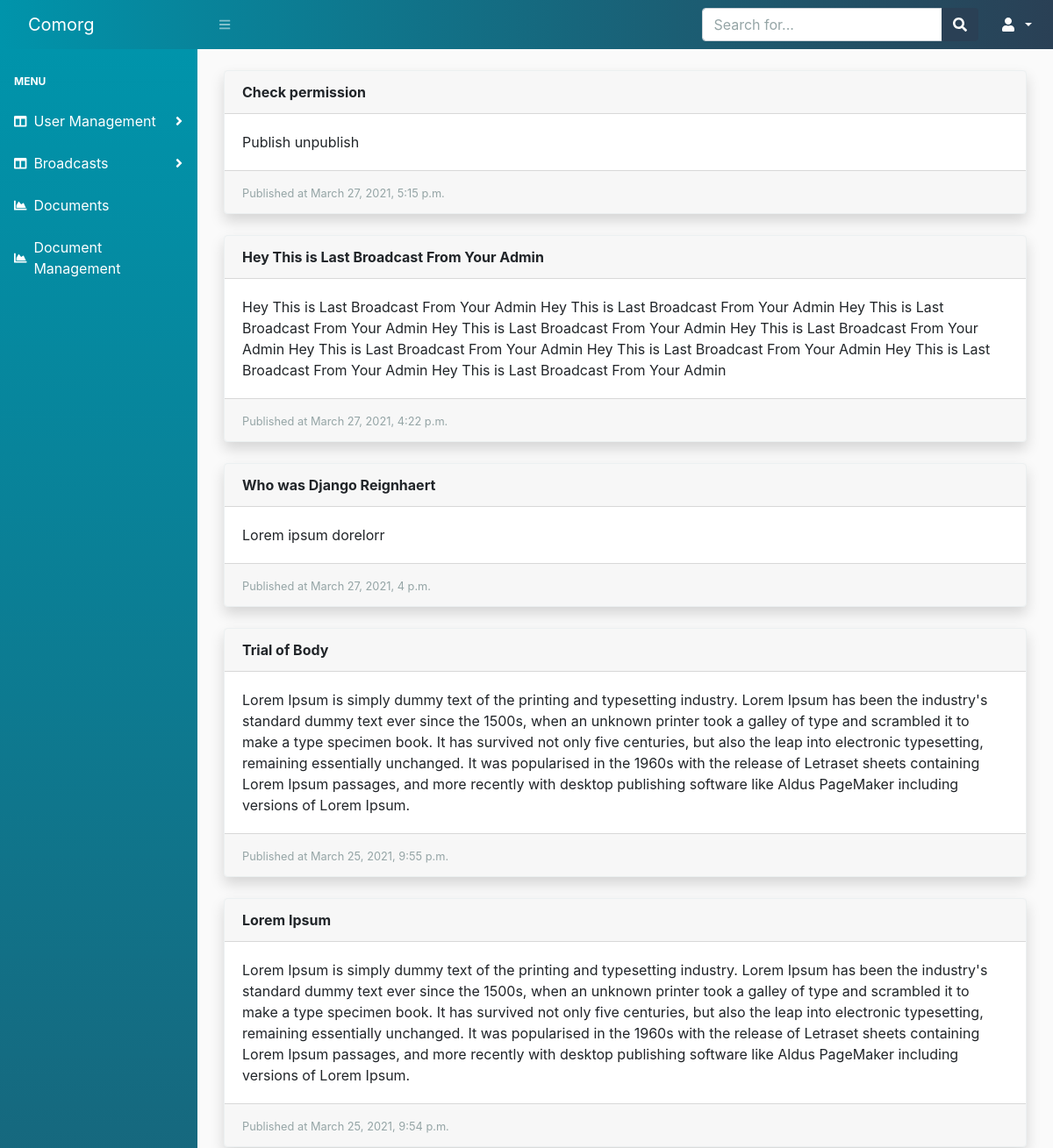
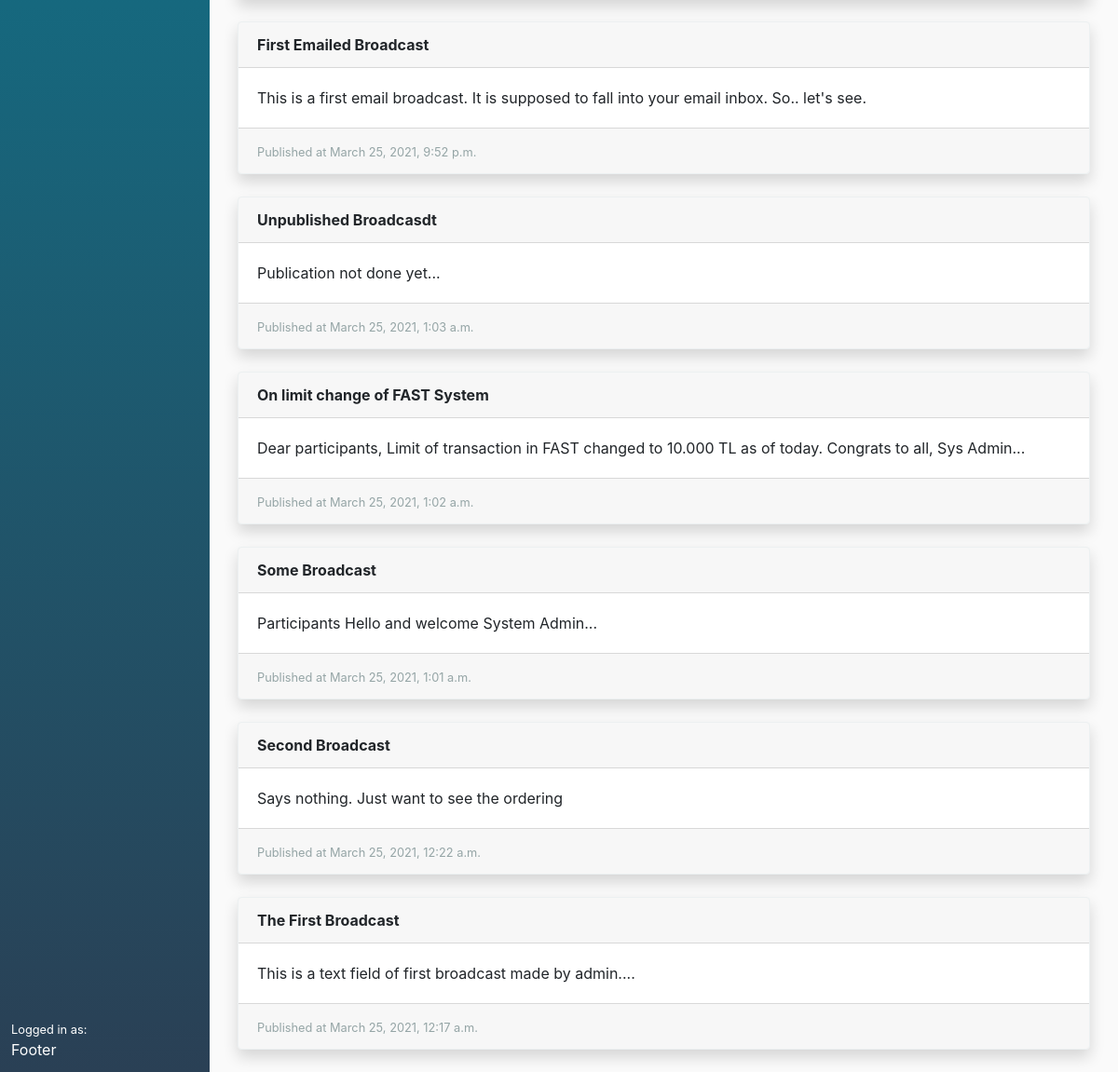
The app's page /communications/, older data (2 pictures, top to bottom).
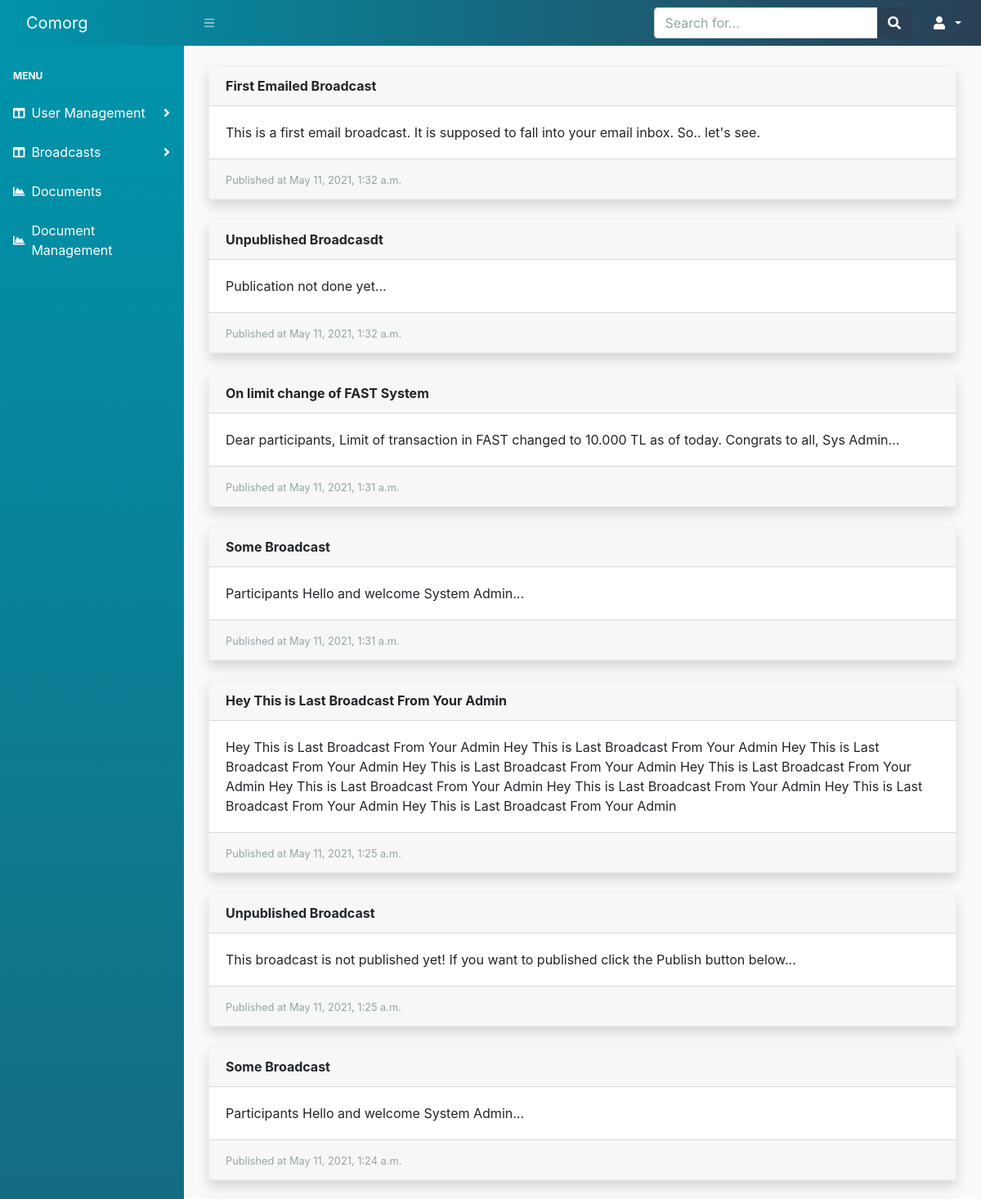
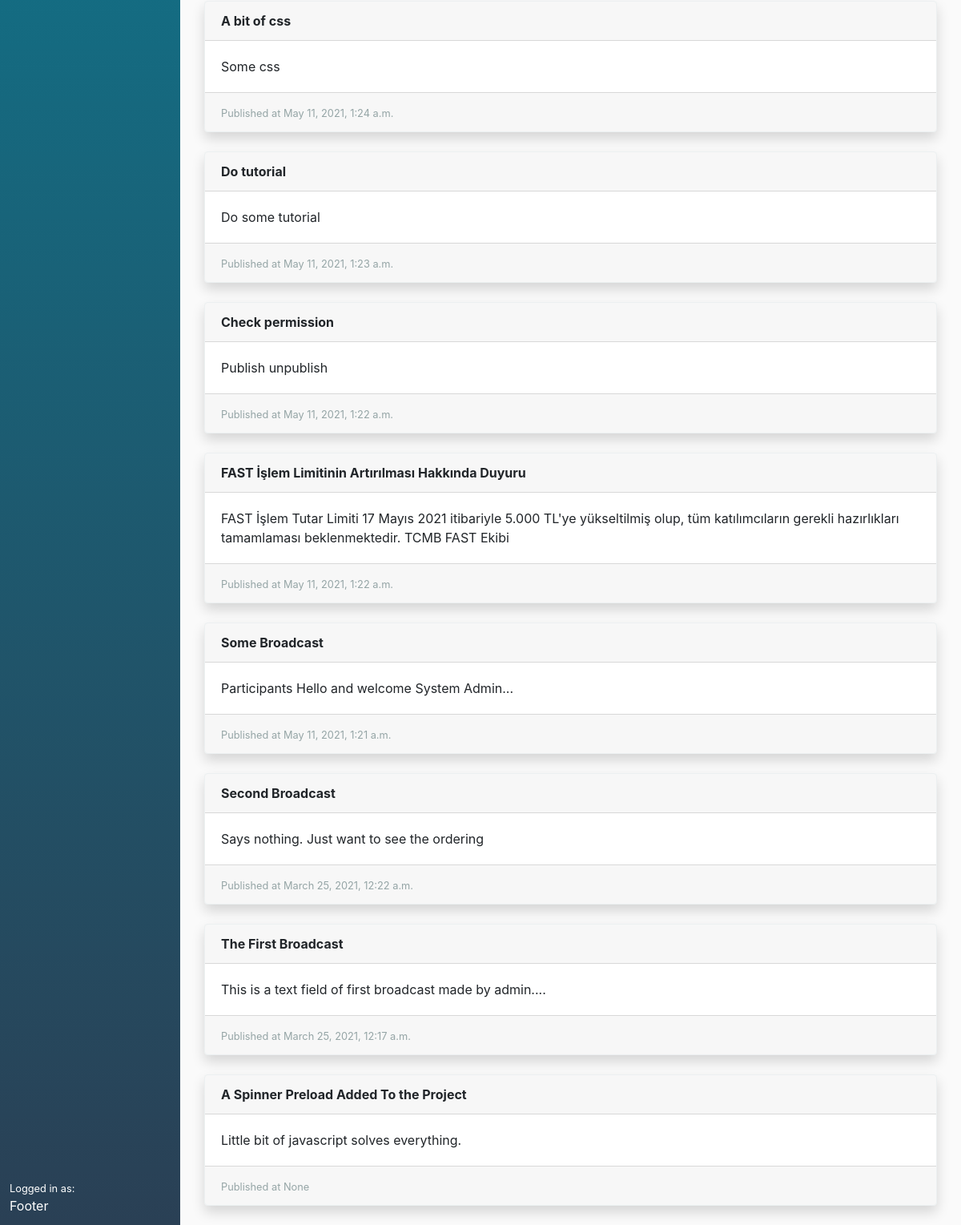
The same page, newer data (2 pictures, top to bottom).
### communication/models.py (models this page shows, shortened)
class Broadcast(models.Model):
    user = models.ForeignKey(User, on_delete=models.DO_NOTHING, related_name='broadcasts')
    title = models.CharField(max_length=250)
    body = models.TextField(blank=True, null=True)  # TODO: Add rich text widget here
    created = models.DateTimeField(auto_now_add=True)
    published = models.DateTimeField(blank=True, null=True)
    last_updated = models.DateTimeField(auto_now=True)
    is_published = models.BooleanField(default=False, verbose_name='Publish immediately')
    class Meta:
        db_table = 'broadcasts'
        ordering = ['-published']

### communication/views.py (the view)
# urls.py: path('', views.index, name='broadcast_list'),
def index(request):
    broadcasts = Broadcast.objects.filter(is_published=True)
    return render(
        request,
        'communication/broadcast/list.html',
        {
            'broadcasts': broadcasts
        })

### communication/templates/communication/broadcast/list.html (shortened to what this page needs)
{% extends 'core/base.html' %}
{% block content %}
<div class="container-fluid">
    {% for broadcast in broadcasts %}
        <div class="card border-light shadow mb-4">
            <div class="card-header d-flex justify-content-between align-items-center">
                <div>
                    <strong>{{ broadcast.title }}</strong>
                </div>
            </div>
            <div class="card-body">
                <div class="card-text">
                    {{ broadcast.body }}
                </div>
            </div>
            <div class="card-footer">
                <small class="text-muted">
                    Published at {{ broadcast.published }}
                </small>
            </div>
        </div>
    {% endfor %}
</div>
{% endblock %}

Row changes from the older to the newer data that the page shows:
no longer on this page (row edited): Broadcast: title "Who was Django Reignhaert", body "Lorem ipsum dorelorr", published "March 27, 2021, 4 p.m."
no longer on this page (row edited): Broadcast: title "Trial of Body", body "Lorem Ipsum is simply dummy text of the printing and typesetting industry. Lorem Ipsum has been the industry's standard dummy text ever since the 1500s, when an unknown printer took a galley of type and scrambled it to make a type specimen book. It has survived not only five centuries, but also the leap into electronic typesetting, remaining essentially unchanged. It was popularised in the 1960s with the release of Letraset sheets containing Lorem Ipsum passages, and more recently with desktop publishing software like Aldus PageMaker including versions of Lorem Ipsum.", published "March 25, 2021, 9:55 p.m."
no longer on this page (row edited): Broadcast: title "Lorem Ipsum", body "Lorem Ipsum is simply dummy text of the printing and typesetting industry. Lorem Ipsum has been the industry's standard dummy text ever since the 1500s, when an unknown printer took a galley of type and scrambled it to make a type specimen book. It has survived not only five centuries, but also the leap into electronic typesetting, remaining essentially unchanged. It was popularised in the 1960s with the release of Letraset sheets containing Lorem Ipsum passages, and more recently with desktop publishing software like Aldus PageMaker including versions of Lorem Ipsum.", published "March 25, 2021, 9:54 p.m."
changed Broadcast "First Emailed Broadcast": published "March 25, 2021, 9:52 p.m." → "May 11, 2021, 1:32 a.m."
changed Broadcast "Unpublished Broadcasdt": published "March 25, 2021, 1:03 a.m." → "May 11, 2021, 1:32 a.m."
changed Broadcast "On limit change of FAST System": published "March 25, 2021, 1:02 a.m." → "May 11, 2021, 1:31 a.m."
changed Broadcast (number 4 of 15 on the later page): published "March 25, 2021, 1:01 a.m." → "May 11, 2021, 1:31 a.m."
changed Broadcast "Hey This is Last Broadcast From Your Admin": published "March 27, 2021, 4:22 p.m." → "May 11, 2021, 1:25 a.m."; moves down the list
now on this page (row edited): Broadcast: title "Unpublished Broadcast", body "This broadcast is not published yet! If you want to published click the Publish button below...", published "May 11, 2021, 1:25 a.m."
now on this page (row edited): Broadcast: title "Some Broadcast", body "Participants Hello and welcome System Admin...", published "May 11, 2021, 1:24 a.m."
now on this page (row edited): Broadcast: title "A bit of css", body "Some css", published "May 11, 2021, 1:24 a.m."
now on this page (row edited): Broadcast: title "Do tutorial", body "Do some tutorial", published "May 11, 2021, 1:23 a.m."
changed Broadcast "Check permission": published "March 27, 2021, 5:15 p.m." → "May 11, 2021, 1:22 a.m."; moves down the list
now on this page (row edited): Broadcast: title "FAST İşlem Limitinin Artırılması Hakkında Duyuru", body "FAST İşlem Tutar Limiti 17 Mayıs 2021 itibariyle 5.000 TL'ye yükseltilmiş olup, tüm katılımcıların gerekli hazırlıkları tamamlaması beklenmektedir. TCMB FAST Ekibi", published "May 11, 2021, 1:22 a.m."
now on this page (row edited): Broadcast: title "Some Broadcast", body "Participants Hello and welcome System Admin...", published "May 11, 2021, 1:21 a.m."
added Broadcast: title "A Spinner Preload Added To the Project", body "Little bit of javascript solves everything.", published "None"
